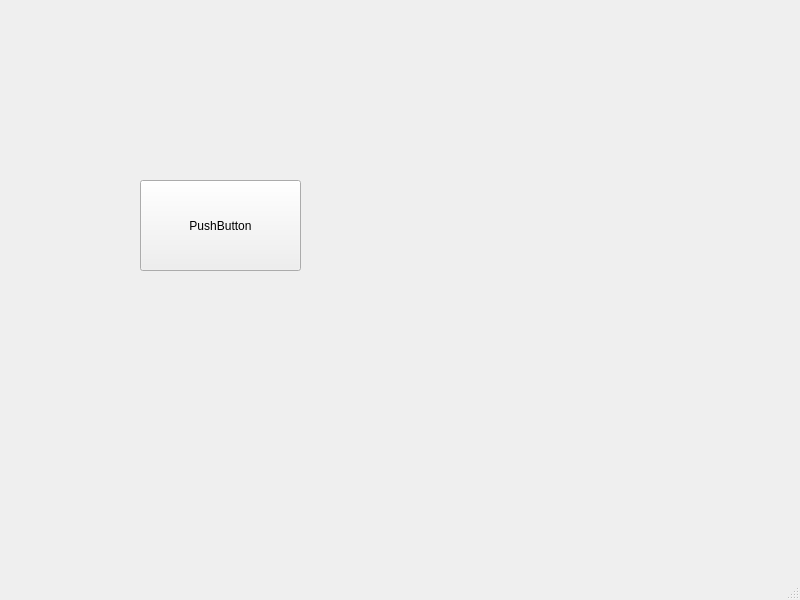
<?xml version="1.0" encoding="UTF-8"?>
<ui version="4.0">
 <class>MainWindow</class>
 <widget class="QMainWindow" name="MainWindow">
  <property name="geometry">
   <rect>
    <x>0</x>
    <y>0</y>
    <width>800</width>
    <height>600</height>
   </rect>
  </property>
  <property name="windowTitle">
   <string>MainWindow</string>
  </property>
  <widget class="QWidget" name="centralwidget">
   <widget class="QPushButton" name="pushButton">
    <property name="geometry">
     <rect>
      <x>140</x>
      <y>180</y>
      <width>161</width>
      <height>91</height>
     </rect>
    </property>
    <property name="text">
     <string>PushButton</string>
    </property>
   </widget>
  </widget>
  <widget class="QMenuBar" name="menubar">
   <property name="geometry">
    <rect>
     <x>0</x>
     <y>0</y>
     <width>800</width>
     <height>21</height>
    </rect>
   </property>
  </widget>
  <widget class="QStatusBar" name="statusbar"/>
 </widget>
 <resources/>
 <connections/>
</ui>
